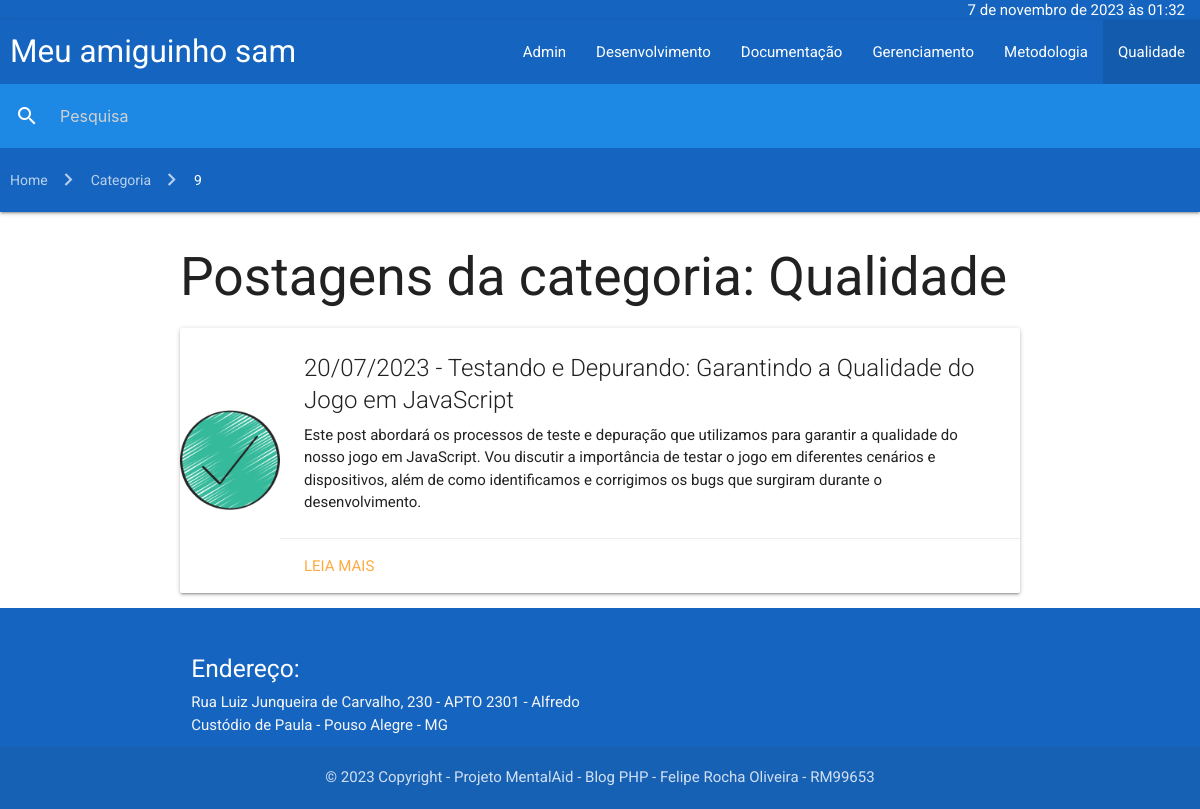
The page /categories/?id=9 on the database its author committed.
### tables this page shows
CREATE TABLE `categories` (
  `id` bigint(20) NOT NULL AUTO_INCREMENT,
  `name` varchar(100) NOT NULL,
  PRIMARY KEY (`id`)
);

CREATE TABLE `posts` (
  `id` bigint(20) NOT NULL AUTO_INCREMENT,
  `title` varchar(100) NOT NULL,
  `category_id` bigint(20) NOT NULL,
  `date_publication` date NOT NULL,
  `content` longtext NOT NULL,
  `image` varchar(150) NOT NULL,
  PRIMARY KEY (`id`),
  KEY `posts_FK` (`category_id`),
  CONSTRAINT `posts_FK` FOREIGN KEY (`category_id`) REFERENCES `categories` (`id`) ON UPDATE CASCADE
);

### core/DateFormat.php (called while the page is built, shortened)
<?php
class DateFormat
{
    private DateTime $date;
    private string $locale;
    private string $timezone;
    public function __construct(string $date = 'now')
    {
        $this->date = new DateTime($date);
    }
    public function setLocale(string $locale): void
    {
        $this->locale = $locale;
    }
    public function setTimezone(string $timezone): void
    {
        $this->timezone = $timezone;
    }
    public function formatFullDatetime(): string
    {
        $formatter = new IntlDateFormatter(
            $this->locale,
            IntlDateFormatter::LONG,
            IntlDateFormatter::SHORT,
            $this->timezone,
            IntlDateFormatter::GREGORIAN
        );
        return $formatter->format($this->date);
    }
    public function formatDate(): string
    {
        $formatter = new IntlDateFormatter(
            $this->locale,
            IntlDateFormatter::SHORT,
            IntlDateFormatter::NONE,
            $this->timezone,
            IntlDateFormatter::GREGORIAN
        );
        return $formatter->format($this->date);
    }
}

### core/Database.php (called while the page is built, shortened)
<?php
class Database
{
    private string $dbName;
    private string $dbHost;
    private string $dbUser;
    private string $dbPass;
    public function __construct()
    {
        $this->dbName = getenv('DB_DATABASE');
        $this->dbHost = getenv('DB_HOST');
        $this->dbUser = getenv('DB_USERNAME');
        $this->dbPass = getenv('DB_PASSWORD');
    }
    public function query(string $query, array $attributes = [], bool $isSelect = false): object
    {
        $pdo = $this->connect();
        try {
            $pdo->beginTransaction();
            $dbConnect = $pdo->prepare($query, [PDO::ATTR_CURSOR => PDO::CURSOR_FWDONLY]);
            $dbConnect->execute($attributes);
            $success = $pdo->commit();
            if ($isSelect) {
                $data = $dbConnect->fetchAll(PDO::FETCH_CLASS);
                return $this->response($success, $data);
            }
            return $this->response($success);
        } catch (PDOException $exception) {
            $pdo->rollBack();
            return $this->response(false, [], $exception->getMessage());
        }
    }
    private function connect(): PDO
    {
        return new PDO($this->getDsn(), $this->dbUser, $this->dbPass);
    }
    private function getDsn(): string
    {
        return "mysql:dbname=$this->dbName;host=$this->dbHost";
    }
    private function response(bool $success = false, array $data = [], string $error = ''): object
    {
        return (object) [
            "success" => $success,
            "data" => $data,
            "error" => $error
        ];
    }
}

### core/Categories.php (called while the page is built, shortened)
<?php
class Categories
{
    private Database $DB;
    private array $categories;
    public function __construct()
    {
        $this->DB = new Database();
        $this->setCategories();
    }
    private function setCategories(): void
    {
        $response = $this->DB->query('SELECT * FROM categories ORDER BY name ASC', [], true);
        $this->categories = $response->data;
    }
    public function getAll(): array
    {
        return $this->categories;
    }
}

### core/Users.php (called while the page is built, shortened)
<?php
class Users
{
    private Database $DB;
    public function __construct()
    {
        $this->DB = new Database();
        $this->setCategories();
    }
    private function setCategories(): void
    {
        $response = $this->DB->query('SELECT * FROM users ORDER BY name ASC', [], true);
    }
}

### core/Session.php (called while the page is built, shortened)
<?php
class Session
{
    public function __construct()
    {
        $this->users = new Users();
    }
    public function sessionValid(): bool
    {
        if (empty($_SESSION['isLogged']) || empty($_SESSION['expireIn'])) {
            return false;
        }
        $now = new DateTime();
        $diff = $now->diff($_SESSION['expireIn']);
        return $diff->h <= 8;
    }
}

### core/Posts.php (called while the page is built, shortened)
<?php
class Posts
{
    private Database $DB;
    private int $categoryId;
    public function __construct()
    {
        $this->DB = new Database();
        $this->setPosts();
    }
    private function setPosts(): void
    {
        $response = $this->DB->query('
            SELECT
                posts.*, categories.name as categoryName
            FROM posts
                INNER JOIN categories ON categories.id = posts.category_id
            ORDER BY date_publication DESC
        ', [], true);
    }
    public function setCategoryId(string $id): void
    {
        $categoryModel = new \App\core\Categories();
        $category = $categoryModel->getOneById($id);
        $this->categoryId = (int) $category->id;
    }
    public function getAllByCategory(): array
    {
        $response = $this->DB->query('
            SELECT
                posts.*, categories.name as categoryName
            FROM posts
                INNER JOIN categories ON categories.id = posts.category_id
            WHERE categories.id = :categoryId
            ORDER BY date_publication DESC
        ', ['categoryId' => $this->categoryId], true);
        return $response->data;
    }
}

### categories/posts.php (the view, shortened to what this page needs)
<div class="container">
    <div class="col s2">
<?php
try {
    $postModel = new \App\core\Posts();
    $postModel->setCategoryId($_GET['id']);
    $posts = $postModel->getAllByCategory();
    $categoryName = $posts[0]->categoryName;
    echo "<h2 class=\"header\">Postagens da categoria: $categoryName</h2>";
    foreach ($posts as $post) {
        $formatDate = new \App\core\DateFormat($post->date_publication);
        $date = $formatDate->formatDate();
        echo "
            <div class=\"card horizontal hoverable\">
                <div class=\"card-image valign-wrapper\">
                    <img src=\"/public/images/$post->image\" width='100px' height='100px'>
                </div>
                <div class=\"card-stacked\">
                    <div class=\"card-content\">
                        <span class=\"card-title\">$date - $post->title</span>
                        <p id=\"limit-content\">$post->content</p>
                    </div>
                    <div class=\"card-action\">
                        <a href=\"/posts/?id=$post->id\">Leia mais</a>
                    </div>
                </div>
            </div>
    ";
    }
} catch (Exception $exception) {
    include "/var/www/views/empty.php";
}
?>
    </div>
</div>

### views/header.php
<?php
$categoryModel= new \App\core\Categories();
$categories = $categoryModel->getAll();
$date = new \App\core\DateFormat();
$session = new \App\core\Session();
?>
<header>
    <nav class="nav-wrapper blue darken-3 nav-date">
        <div class="right">
            <?php echo $date->formatFullDatetime(); ?>
        </div>
    </nav>
    <nav>
        <div class="nav-wrapper blue darken-3">
            <a href="/" class="logo brand-logo">Meu amiguinho sam</a>
            <ul id="nav-mobile" class="right hide-on-med-and-down">
                <?php
                foreach ($categories as $category) {
                    $isActive = '';
                    if (isset($_GET['id']) && $_GET['id'] == $category->id) {
                        $isActive = 'active';
                    }
                    echo "<li class=\"$isActive\"><a href=\"/categories/?id=$category->id\">$category->name</a></li>";
                }
                ?>
            </ul>
            <?php
                if ($session->sessionValid()) {
                    $name = $_SESSION['name'];
                    echo "<ul id=\"nav-mobile\" class=\"right hide-on-med-and-down truncate\"><a href=\"/admin/\">$name</a></ul>";
                } else {
                    echo "<ul id=\"nav-mobile\" class=\"right hide-on-med-and-down\"><a href=\"/admin/\">Admin</a></ul>";
                }
            ?>
        </div>
    </nav>
    <?php
        include '/var/www/views/search.php';
        include '/var/www/views/breadcrumbs.php';
    ?>
</header>

### styles/global.css (style rules this page uses)
* { box-sizing: border-box; margin: 0; padding: 0; }
html, body { height: 100%; font-family: 'Roboto', sans-serif; }
a { cursor: pointer; }
.container { margin-top: 10px; margin-bottom: 10px; height: auto !important; }
.logo { margin-left: 10px; }
.nav-date { line-height: 20px !important; height: 20px !important; padding-right: 15px; }
#limit-content { overflow: hidden; text-overflow: ellipsis; max-height: 100px; }

### rows shown on the page
categories: name "Desenvolvimento"
categories: name "Documentação"
categories: name "Gerenciamento"
categories: name "Metodologia"
categories: name "Qualidade"
posts: category.name "Qualidade", image (picture), date_publication "20/07/2023", title "Testando e Depurando: Garantindo a Qualidade do Jogo em JavaScript", content "Este post abordará os processos de teste e depuração que utilizamos para garantir a qualidade do nosso jogo em JavaScript. Vou discutir a importância de testar o jogo em diferentes cenários e dispositivos, além de como identificamos e corrigimos os bugs que surgiram durante o desenvolvimento."

### other values the page prints
$date->formatFullDatetime() "7 de novembro de 2023 às 01:32"
$breadcrumb->description "Home"
$breadcrumb->description "Categoria"
$breadcrumb->description "9"
